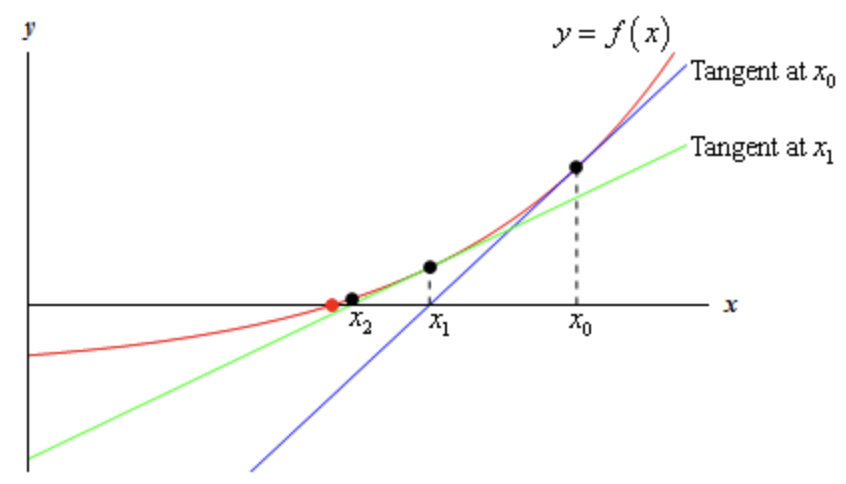
#> input picture Pictures/NM.png, 846 x 484 px
$ jupyter execute --allow-errors Training.ipynb   (shell and % lines are left out)
#> lines starting #> are read from the running program, lines starting #| are printed output that depends on the picture
# Python Training

## Week 1

### Convenient Tools

Anaconda Navigator: https://www.anaconda.com/docs/tools/anaconda-navigator/main

Visual Studio: https://code.visualstudio.com/download

GitHub: https://github.com/

Introduction Guide: https://www.python.org/doc/

[cell 1]
"""
import a library

1. Install a library: pip install <libraryname>
2. Load library: import <libraryname>

"""
import numpy as np

__I'd encourage running through the free tutorial and quiz at__ https://www.w3schools.com/python/numpy
__some of this will look incredibly familiar...__

What is NumPy?

NumPy is a Python library used for working with arrays. It also has functions for working in domain of linear algebra, fourier transform, and matrices. NumPy stands for Numerical Python.

Why Use NumPy?
In Python we have lists that serve the purpose of arrays, but they are slow to process.

NumPy aims to provide an array object that is up to 50x faster than traditional Python lists.

The array object in NumPy is called ndarray, it provides a lot of supporting functions that make working with ndarray very easy.

Arrays are very frequently used in data science, where speed and resources are very important.

[cell 2]
""" create an array """
x = np.array([0,1,2,3,4,5])
print(x)
x = np.arange(0,10,1)
print(x)
x = np.arange(0,10,2)
print(x)

strings - used to represent text data, the text is given under quote marks. e.g. "ABCD"

integer - used to represent integer numbers. e.g. -1, -2, -3

float - used to represent real numbers. e.g. 1.2, 42.42

boolean - used to represent True or False.

complex - used to represent complex numbers. e.g. 1.0 + 2.0j, 1.5 + 2.5j

[cell 3]
""" indexing """
x[1] # 2nd element in array
print(x[1])

[cell 4]
""" matrices/tensors """

x = np.array([[1,0],[0,1]])
print("Matrix:",x)
print("Matrix shape:",x.shape)
print("0,1 element of matrix:",x[0,1])

[cell 5]
""" reshapeing arrays """

x.reshape((4,))

[cell 6]
""" combining arrays """

arr1 = np.array([[1, 2],[3,4]])
arr2 = np.array([[5,6],[7,8]])


print("Concatenation:",np.concatenate((arr1,arr2),axis=1))
print("Horizontal Stacking:", np.hstack((arr1,arr2)))
print("Vertical Stacking:", np.vstack((arr1,arr2)))

[cell 7]
""" searching

np.where() will return indices when the where clause returns True

"""

x = np.array([1, 2, 3, 4, 5, 4, 4])
print(np.where(x == 4))

[cell 8]
""" we can use these to create masks only keeping the relevant data

for example, suppose we wanted the array to have no 4s """

mask = np.where(x!=4)
print(x[mask])

[cell 9]
""" The following is more typical style of a 'mask' """
mask = x !=4
print(mask)
print(x[mask])

[cell 10]
"""
create a definition
"""

def get_stats(x):

    """
    args: <array>
    outputs: min, max, mean

    """
    min_, max_, mean_ = np.min(x), np.max(x), np.mean(x)
    return min_, max_, mean_

[cell 11]
""" example """
x = np.array([0,1,2,3,4,5])
min_, max_, mean_ = get_stats(x)
print("Minimum:",min_,"\nMaximum:",max_,"\nMean:",mean_)

[cell 12]
""" There are loads of built in functions """

x = [0,np.pi/2,np.pi,3*np.pi/2]
print("Sin:",np.sin(x))
print("Cos:",np.cos(x))
print("Log:",np.log(x))

### Example

[cell 13]
""" With the help of Scipy and Matplotlib.pyplot we will:

1. Generate a gaussian distribution of random numbers using Numpy
2. Fit that distribution using Scipy https://www.w3schools.com/python/scipy/scipy_intro.php
3. Plot the results with pyplot

"""

$$ f(x) = \frac{1}{\sigma\sqrt{2\pi}} \exp^{-(x-\mu)^2/2\sigma^2}$$
$$\sigma = \text{Standard Deviation}  $$
$$\mu = \text{Mean}$$

[cell 14]
# Generate gaussian distribution

from numpy import random
g_dist = random.normal(size=(10000,),
              loc = 0,
              scale=1)
counts, bins = np.histogram(g_dist,bins=20)

[cell 15]
bins = (bins[:-1] + bins[1:]) / 2

[cell 16]
import matplotlib.pyplot as plt

fig, ax = plt.subplots(figsize=(10,5))
ax.bar(bins,counts/np.sum(counts),
         color = 'black',
         alpha = 0.5,
         width = 0.35,
         label = 'data')

ax.set_title('Gaussian',fontsize=15)
ax.set_ylabel('Normalized Counts')
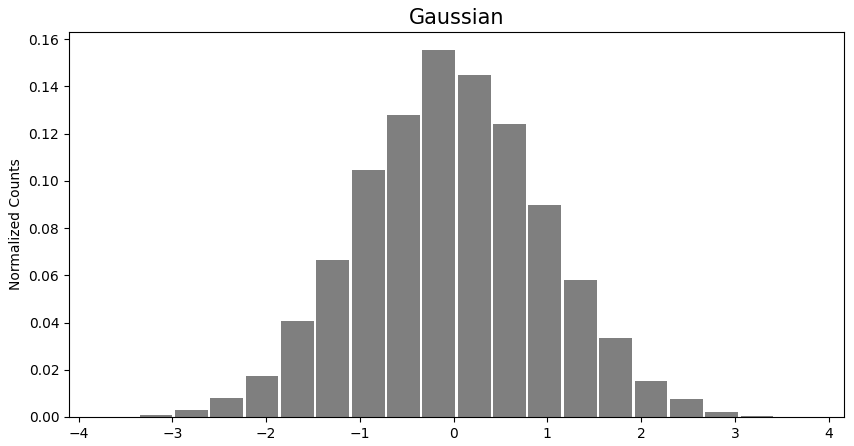
#> figure drawn by matplotlib, 1 panel; tallest bar 0.155 high, from x = -0.333 to 0.0172

[cell 17]
"""
Fit the distribution
"""

# create the function

gaussian_func = lambda x: x[2] *np.exp( - ( bins - x[1] )**2 / (2*x[0]**2))

"""
lambda x: this syntax is a common way to create functions of numeric variables, it has many use cases we will see this again
x[0] = standard deviation
x[1] = mean
x[2] = amplitude
'**2' = ^2
"""

$$ R(x) = \left( f(x) - \hat{y}\right)^2$$

[cell 18]
# create a function to minimize

resid = lambda x: np.dot((gaussian_func(x) - counts),(gaussian_func(x) - counts))

$ \begin{align}
f(x) &= f(x_0) + (x-x_0)\frac{df}{dx}|_{x_0}+...\\
f(x)&\approx  f(x_0) + (x-x_0)\frac{df}{dx}|_{x_0} \\
\text{If we iteratively solve for f(x) = 0} & \\
 \Rightarrow x_{n+1} &= x_n - \frac{f(x_n)}{\frac{df}{dx}|_{x_n}}
\end{align}$

[cell 19]
import matplotlib.image as mpimag
img = mpimag.imread("Pictures/NM.png")
#> img is the input picture: shape (484, 846, 4) float32; mean R, G, B, A 0.983, 0.982, 0.982, 1
fig, ax = plt.subplots(figsize=(15,10))
ax.imshow(img)
ax.axis('off')

[cell 20]
""" minimize the residuals """

from scipy.optimize import minimize

initial_guess = [1,3,1e3]
result = minimize(resid, initial_guess,tol=1e-3)

print("Parameter results:",result.x)

[cell 21]
fig, ax = plt.subplots(figsize=(10,5))
ax.bar(bins,counts,
         color = 'black',
         alpha = 0.5,
         width = 0.35,
         label = 'data')

ax.set_title('Gaussian',fontsize=15)
ax.set_ylabel('Counts',fontsize = 12)
ax.plot(bins,
        gaussian_func(result.x),
        color = 'blue',
        marker = 'o',
        label = 'fit')
ax.legend(loc = 'upper left', fontsize= 12)
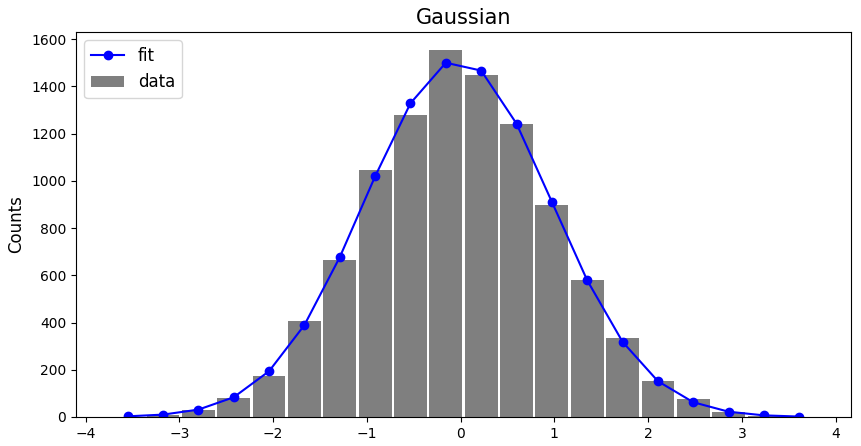
#> figure drawn by matplotlib, 1 panel; tallest bar 1553 high, from x = -0.333 to 0.0172; curve peaks at x = -0.158, y = 1500.5
